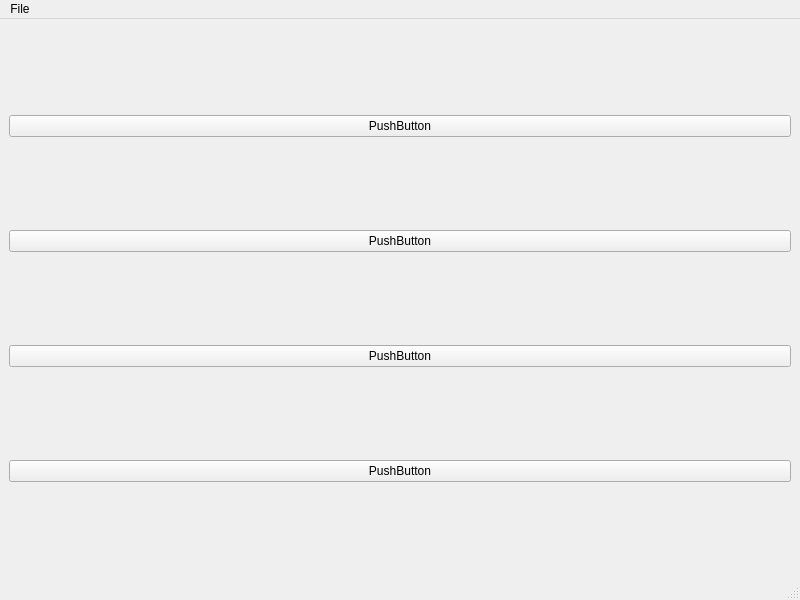
<?xml version="1.0" encoding="UTF-8"?>
<ui version="4.0">
 <class>MainWindow</class>
 <widget class="QMainWindow" name="MainWindow">
  <property name="geometry">
   <rect>
    <x>0</x>
    <y>0</y>
    <width>800</width>
    <height>600</height>
   </rect>
  </property>
  <property name="windowTitle">
   <string>MainWindow</string>
  </property>
  <widget class="QWidget" name="centralwidget">
   <layout class="QVBoxLayout" name="verticalLayout">
    <item>
     <widget class="QPushButton" name="pushButton_1">
      <property name="toolTip">
       <string>Example</string>
      </property>
      <property name="text">
       <string>PushButton</string>
      </property>
     </widget>
    </item>
    <item>
     <widget class="QPushButton" name="pushButton_2">
      <property name="toolTip">
       <string>Example</string>
      </property>
      <property name="text">
       <string>PushButton</string>
      </property>
     </widget>
    </item>
    <item>
     <widget class="QPushButton" name="pushButton_4">
      <property name="toolTip">
       <string>Example</string>
      </property>
      <property name="text">
       <string>PushButton</string>
      </property>
     </widget>
    </item>
    <item>
     <widget class="QPushButton" name="pushButton_3">
      <property name="toolTip">
       <string>Example</string>
      </property>
      <property name="text">
       <string>PushButton</string>
      </property>
     </widget>
    </item>
   </layout>
  </widget>
  <widget class="QMenuBar" name="menubar">
   <property name="geometry">
    <rect>
     <x>0</x>
     <y>0</y>
     <width>800</width>
     <height>21</height>
    </rect>
   </property>
   <widget class="QMenu" name="menuFile">
    <property name="title">
     <string>File</string>
    </property>
    <addaction name="actionA"/>
    <addaction name="actionB"/>
    <addaction name="actionC"/>
   </widget>
   <addaction name="menuFile"/>
  </widget>
  <widget class="QStatusBar" name="statusbar"/>
  <action name="actionA">
   <property name="text">
    <string>A</string>
   </property>
  </action>
  <action name="actionB">
   <property name="text">
    <string>B</string>
   </property>
  </action>
  <action name="actionC">
   <property name="text">
    <string>C</string>
   </property>
  </action>
 </widget>
 <tabstops>
  <tabstop>pushButton_1</tabstop>
  <tabstop>pushButton_2</tabstop>
  <tabstop>pushButton_4</tabstop>
  <tabstop>pushButton_3</tabstop>
 </tabstops>
 <resources/>
 <connections/>
</ui>
